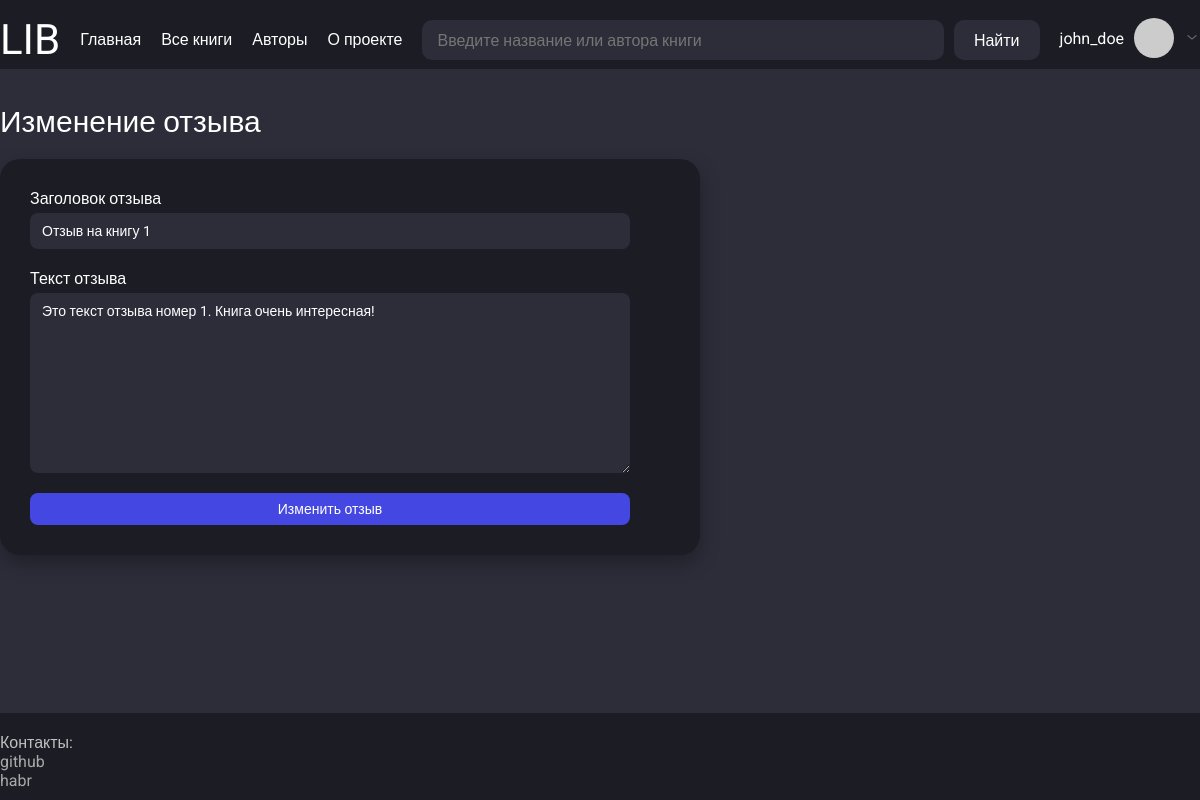
The page /reviews/change_review/1 (signed in) on the database its author committed.
### app/models.py (models this page shows, shortened)
class User(UserMixin, db.Model):
    __tablename__ = "users"
    id = sa.Column(sa.Integer, primary_key=True, autoincrement=True)
    username = sa.Column(sa.String(50), index=True, unique=True, nullable=False)
    email = sa.Column(sa.String(120), index=True, unique=True, nullable=False)
    hashed_password = sa.Column(sa.String(256), nullable=True)
    status = sa.Column(sa.String(25), default="rejected", nullable=True)  # approved, pending
    role = sa.Column(sa.String(15), default="user", nullable=True)  # admin
    reviews = so.relationship("Review", back_populates="user", cascade="all, delete-orphan")
    books = so.relationship("Book", secondary=users_books, back_populates="users")
    def avatar(self, size):
        digest = md5(self.email.lower().encode('utf-8')).hexdigest()
        return f"https://www.gravatar.com/avatar/{digest}?s={size}&d=identicon"

class Review(db.Model):
    __tablename__ = "reviews"
    id = sa.Column(sa.Integer, primary_key=True, autoincrement=True)
    title = sa.Column(sa.String(256), nullable=False)
    text = sa.Column(sa.String, nullable=False)
    user_id = sa.Column(sa.Integer, sa.ForeignKey("users.id"), nullable=False)
    book_id = sa.Column(sa.Integer, sa.ForeignKey("books.id"), nullable=False)
    user = so.relationship("User", back_populates="reviews")
    book = so.relationship("Book", back_populates="reviews")
    @classmethod
    def is_exists(cls, review_id):
        return db.session.query(cls).filter(cls.id == review_id).first()

### app/routes.py (the view, shortened to what this page needs)
@app.route("/reviews/change_review/<int:review_id>", methods=["GET", "POST"])
@login_required
def change_review(review_id):
    review = Review.is_exists(review_id)
    if not review:
        return "Такого отзыва не существует", 404
    if not current_user.role == "admin" and not current_user.id == review.user_id:
        return "У вас нет прав для этого", 403
    form = CreateReviewForm(obj=review)
    params = {"title": "Изменение отзыва",
              "form": form,
              "change": "yes", # Для проверки в шаблоне, что изменяем
              "local_css_file": "book.css"}
    return render_template("create_review.html", **params)

### app/forms.py
class CreateReviewForm(FlaskForm):
    title = StringField("Заголовок отзыва", validators=[DataRequired(), Length(10, 254)])
    text = TextAreaField("Текст отзыва", validators=[DataRequired(), Length(min=50)])

### app/models.py (called while the page is built)
@login.user_loader
def load_user(id):
    return db.session.get(User, int(id))

### app/templates/create_review.html (shortened to what this page needs)
{% extends "base.html" %}
{% block content %}
<div class="book-detail-section-for-add">
    <form method="POST" class="add-book-form">
        <div class="form-group">
            {{ form.title.label(class="form-label") }}
            {{ form.title(class="form-input", placeholder="Введите заголовок отзыва...") }}
        </div>
        <div class="form-group">
            {{ form.text.label(class="form-label") }}
            {{ form.text(class="form-input", rows="10", placeholder="Введите текст отзыва...") }}
        </div>
        <button type="submit" class="book-card-button">{% if change: %}Изменить отзыв {% else %} Отправить отзыв {% endif %}</button>
    </form>
</div>
{% endblock %}

### app/templates/base.html (shortened to what this page needs)
<!DOCTYPE html>
<html lang="ru">
<head>
    <link href="{{ url_for('static', filename='/css/style.css') }}" rel="stylesheet">
    {% if local_css_file %}
        <link href="{{ url_for('static', filename='/css/' ~ local_css_file) }}" rel="stylesheet">
    {% endif %}
</head>
<body>
    <div class="wrapper">
        <header class="header">
            <div class="container header-container">
                <div class="header-logo-container">
                    <p class="header-logo"><a href="{{ url_for('index') }}" class="header-logo-link">LIB</a></p>
                </div>
                <ul class="header-menu">
                    <li><a href="{{ url_for('index') }}" class="header-logo-link">Главная</a></li>
                    <li><a href="{{ url_for('books_list') }}" class="header-logo-link">Все книги</a></li>
                    <li><a href="{{ url_for('authors_list') }}" class="header-logo-link">Авторы</a></li>
                    <li><a href="{{ url_for('about_project') }}" class="header-logo-link">О проекте</a></li>
                </ul>
                <div class="header-search-container">
                        <input type="search" class="header-search" placeholder="Введите название или автора книги" id="ajax-search" name="search" autocomplete="off">
                        <button class="search-button-submit" id="search-button">Найти</button>
                </div>
                <div class="header-user-container">
                    {% if current_user.is_authenticated %}
                        <p class="header-user-nickname">
                            <a href="{{ url_for('user_account', username=current_user.username) }}" class="user-nickname-link">{{ current_user.username }}</a>
                        </p>
                        <img class="header-user-img" src="{{ current_user.avatar(60) }}" alt="Аватар">
                        <button class="arrow-userinfo-button">
                            <img class="header-arrow-down" src="{{ url_for('static', filename='images/arrow-ios-down.svg') }}" alt="Стрелка вниз">
                        </button>
                    {% else %}
                        <p class="header-user-nickname">
                            <a href="{{ url_for('register') }}" class="user-nickname-link">Зарегистрироваться</a>
                            <a href="{{ url_for('login') }}" class="user-nickname-link">Войти</a>
                        </p>
                    {% endif %}
                </div>
            </div>
        </header>
        <main class="main">
            <div class="container">
                <div class="main-container">
                    <h1 class="main-title">{{ title }}</h1>
                    {% block content %}{% endblock %}
                </div>
            </div>
        </main>
        <footer class="footer">
            <div class="container">
                <div class="footer-container">
                    <div class="footer-contact-container">
                        <p class="contact-title">Контакты:</p>
                        <ul class="contact-list">
                            <li><a href="https://github.com/taishakutenn" class="footer-contact-link">github</a></li>
                            <li><a href="https://habr.com/ru/users/taishakuten" class="footer-contact-link">habr</a></li>
                        </ul>
                    </div>
                </div>
            </div>
        </footer>
    </div>
</body>
</html>

### app/static/css/style.css (style rules this page uses)
html, body { margin: 0; padding: 0; height: 100%; font-family: 'Roboto', sans-serif; background-color: #2D2D3A; color: #FFFFFF; }
.wrapper { min-height: 100%; display: flex; flex-direction: column; }
.container { max-width: 1220px; width: 100%; margin: 0 auto; padding-top: 15px; padding-bottom: 5px; }
.header { background-color: #1C1C24; width: 100%; }
.header-container { display: flex; justify-content: space-between; align-items: flex-start; gap: 20px; flex-wrap: wrap; }
.header-logo { font-size: 42px; margin: 0; }
.header-logo-link { text-decoration: none; color: inherit; }
.header-menu { display: flex; gap: 20px; list-style: none; padding: 0; margin-top: 15px; }
.header-search-container { display: flex; gap: 10px; flex-grow: 1; margin-top: 5px; position: relative; }
.header-search { background-color: #2D2D3A; border: none; border-radius: 10px; padding: 10px 15px; color: white; flex-grow: 1; height: 40px; box-sizing: border-box; }
.search-button-submit { background-color: #2D2D3A; border: none; border-radius: 10px; color: white; padding: 0 20px; height: 40px; cursor: pointer; box-sizing: border-box; }
.header-user-container { position: relative; display: flex; align-items: center; gap: 10px; margin-top: 3px; }
.header-user-nickname { margin: 0; }
.user-nickname-link { text-decoration: none; color: inherit; }
.header-user-img { width: 40px; height: 40px; border-radius: 50%; }
.arrow-userinfo-button { background: none; border: none; cursor: pointer; }
.header-arrow-down { width: 16px; height: 16px; }
.main { flex-grow: 1; padding: 20px 0; }
.main-container { display: flex; flex-direction: column; }
.main-title { font-size: 30px; }
.footer { background-color: #1C1C24; width: 100%; padding: 5px 0; }
.footer-container { display: flex; justify-content: space-between; }
.footer-contact-container { display: flex; flex-direction: column; }
.contact-title { color: #C0C0C0; }
.contact-list { margin-top: a; }
.footer-contact-link { color: #A9A9A9; text-decoration: none; }

### app/static/css/book.css (style rules this page uses)
.book-card-button { background-color: #4447E2; color: white; padding: 8px 14px; border-radius: 8px; text-decoration: none; font-size: 14px; transition: background-color 0.2s; }
.book-detail-section-for-add { margin-top: 20px; max-width: 700px; background-color: #1C1C24; border-radius: 20px; padding: 30px; display: flex; flex-direction: column; gap: 20px; box-shadow: 0 8px 20px rgba(0, 0, 0, 0.3); }
.add-book-form { display: flex; flex-direction: column; gap: 20px; max-width: 600px; }
.form-group { display: flex; flex-direction: column; }
.form-label { font-size: 16px; font-weight: 500; margin-bottom: 5px; color: #ffffff; }
.form-input { padding: 10px 12px; border-radius: 8px; border: none; background-color: #2D2D3A; color: white; font-size: 14px; outline: none; }

### rows shown on the page
User: username "john_doe"
Review: title "Отзыв на книгу 1", text "Это текст отзыва номер 1. Книга очень интересная!"

### other values the page prints
{{ title }} "Изменение отзыва"
